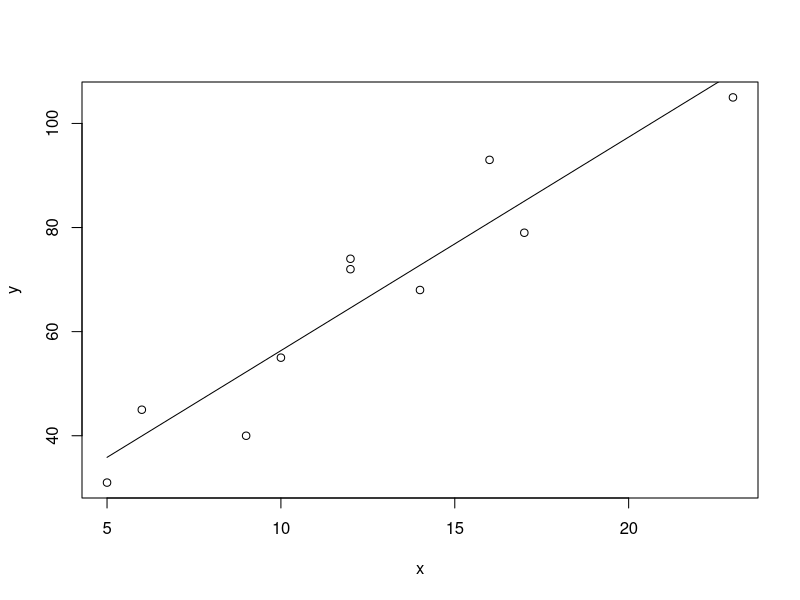
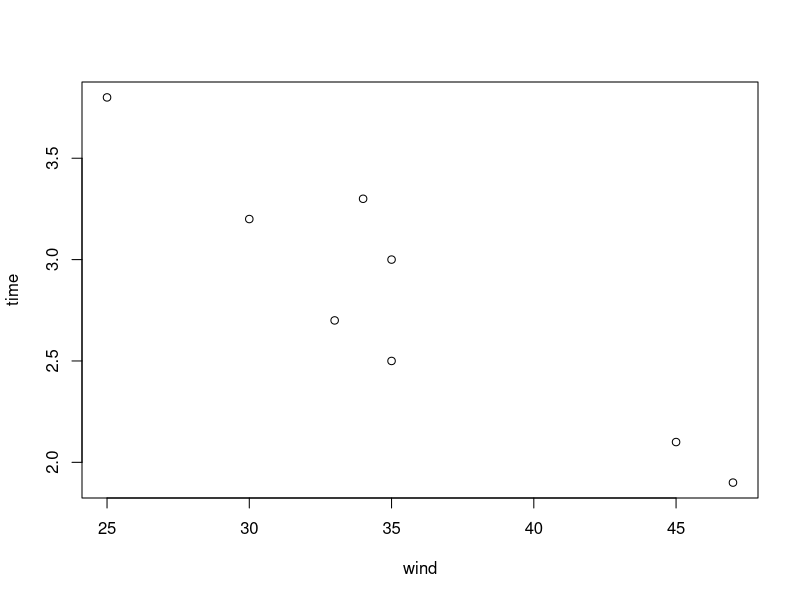
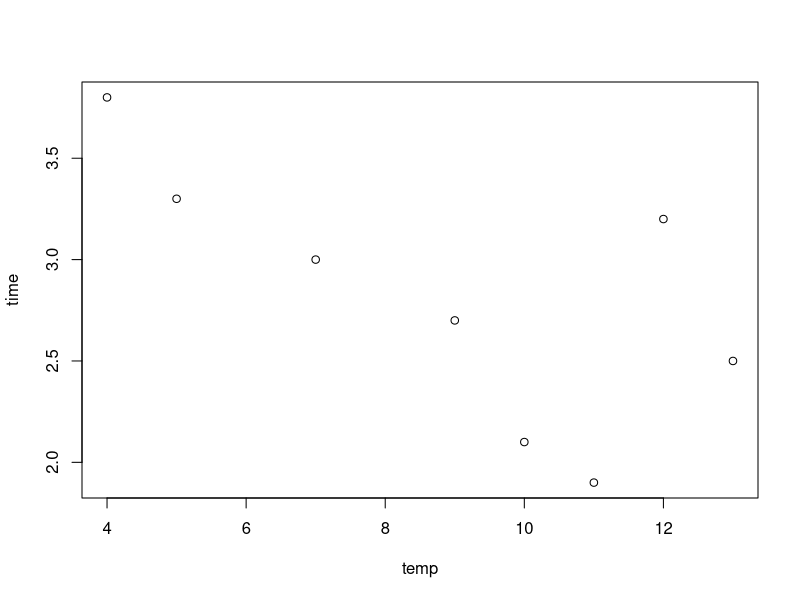

Recreate these plots in R, in order.
## Test Preparation List 13

## Ex 1 - Testing hypothesis for mean:

x = c(123.6, 118.5, 131.1, 122.6, 121.9, 125.1, 119.7)

alpha = 0.05

## since sigma is unknown, we use testing hypothesis for mean:
## (otherwise, if sigma would be known, we would use z.test)

t.test(x, mu = 120, alternative="greater", conf.level = 1 - alpha)

## since p-value = 0.042 < alpha = 0.05, we REJECT H_0 in favor of H_1
## => Therefore, the interpretation:
## -> Airport area is dangerous for humans in terms of creative noise.

## same using formula:

n = length(x)
mu_0 = 120
t_0 = (mean(x) - mu_0) * sqrt(n)  / sd(x)
t_0

## Ex 2 Testing hypothesis for variance:

x = c(5.0, 3.8, 4.1, 4.4, 4.0)

alpha = 0.1

## since we are testing variance, we use:

library("TeachingDemos")
sigma.test(x, sigmasq = 0.05, alternative = "two.sided", conf.level = 1 - alpha)

## since p-value = 0.0031 < alpha = 0.1, we REJECT H_0 in favor of H_1
## => Therefore, the interpretation:
## -> The variance of the hole depth is NOT equal to 0.05 cm2.

## same using formula:

n = length(x)
chi_0_2 = (n - 1) * var(x) / 0.05
chi_0_2

## Ex 3

a1 = c(15.1, 14.7, 15.5, 14.1, 15.2, 17.0)
a2 = c(13.8, 15.4, 15.2, 13.3, 14.8)

alpha = 0.05

## testing variance (sigma1_2 = sigma2_2 or not): (if we have homogeneity of variances or not)

var.test(a1, a2, alternative = "two.sided", conf.level = 1 - alpha)

## since p-value = 0.92 > alpha = 0.05, we do NOT reject H_0 in favor of H_1.
## => Therefore, we may assume that we have homogeneity of variances, i.e., sigma1_2 = sigma2_2.

## testing mean hypothesis:

t.test(a1, a2, var.equal = TRUE, alternative = "greater", conf.level = 1 - alpha)

## since, p-value = 0.1 > alpha = 0.05, we do NOT reject H_0 in favor of H_1
## -> which confirms our previous assumption.
## => Interpretation: the second robotic arm performs activities slower than the first.

## Ex 4

m1 = c(4.3, 4.7, 4.8, 4.7)
m2 = c(4.7, 4.8, 4.5, 4.7)
m3 = c(5.1, 4.9, 4.9, 5.2)

alpha = 0.05

## 4a) homogeneity of variance (if sigma1_2 = sigma2_2 = sigma3_2 or not):

names = rep(c("1", "2", "3"), each=length(m1))
values = c(m1, m2, m3)
bartlett.test(values~names)

## since p-value = 0.64 > alpha = 0.05, we do NOT reject H_0 in favor of H_1.
## => Therefore, we may assume that we have homogeneity of variances, i.e., sigma1_2 = sigma2_2 = sigma3_2.

## 4b) equality of the mean (if mu1_2 = mu2_2 = mu3_2 or not):

summary(aov(values~names))

## since Pr(>F) = 0.0178 < alpha = 0.05, we REJECT H_0 in favor of H_1
## => At least, one of means is different.

## 4c) Do m1 and m2 differ significantly from m3 in terms of mean size measured?

TukeyHSD(aov(values~names))

## p-value m1-m3 = 0.022 < alpha = 0.05;
## p-value m2-m3 = 0.042 < alpha = 0.05
## => we REJECT H_0 in favor of H_1 for both m1-m3 and m2-m3 relations
## => Interpretation: m1 and m3 differ significantly in terms of mean size as well as m2 and m3.

## Ex 5

x = c(5, 6, 9, 10, 12, 12, 14, 16, 17, 23)
y = c(31, 45, 40, 55, 72, 74, 68, 93, 79, 105)

## 5a) checking type of relationship between x and y:

plot(x, y) ## => linear relationship

## 5b) correlation coefficient:

cor(x, y) ## = 0.94 => very strong correlation

## 5c) linear regression equation:

summary(lm(y~x)) ## => y_hat = b1_hat * x + b0_hat = 4.1 * x + 15.34 (from "Estimate" column).


## => Interpretation:
## -> when the amount of row material increases by 1 kg, 
## -> the amount of chemical production increases by 4.1.

## 5d) significance of linear regression:

## From "Pr(>|t|)" column: p-value = 4.96e-05 < alpha = 0.05, we REJECT H_0 in favor of H_1
## => Interpretation: b1_hat is NOT equal to zero => it is significant.

## 5e) adding a linear regression function to an existing scatter plot:

curve(4.1014 * x + 15.3430, add = TRUE)

## 5f) Determine the amount of raw material used after using 15 liters of raw material:

4.1014 * 15 + 15.3430 ## 15 instead of x

## or we can use R-function:

predict(lm(y~x), data.frame(x = 15))

## 5g) coefficient of determination:

## From "Multiple R-squared" column R^2 = 0.8853 => that's a good fit.

## Ex 6 (same as Ex 5 but for multiple regression)

time = c(2.1, 3.2, 2.7, 2.5, 3.3, 3.8, 1.9, 3.0)
wind = c(45, 30, 33, 35, 34, 25, 47, 35)
temp = c(10, 12, 9, 13, 5, 4, 11, 7)

## 6a)

plot(wind, time)
plot(temp, time)

## 6b)

cor(wind, time) ## = -0.92 => very strong correlation
cor(temp, time) ## = -0.67 => very strong correlation

## 6c) multiple linear regression equation:

summary(lm(time~wind+temp)) ## y_hat = -0.068 * x_wind -0.065 * x_temp + 5.81

## 6d) significance of multiple linear regression:

## From "Pr(>|t|)" column: 
## -> p-value for wind = 0.001 < alpha = 0.05, we REJECT H_0 in favor of H_1;
## -> p-value for wind = 0.033 < alpha = 0.05, we REJECT H_0 in favor of H_1
## => Interpretation: b1_hat and b2_hat are NOT equal to zero => they are significant.

## 6e) Determine the ship travel time with wind speed 35km/h and 6 C as the temperature at the water surface:

predict(lm(time~wind+temp), data.frame(wind = 35, temp = 6))

## 6f) coefficient of multiple determination:

## From "Multiple R-squared" column R^2 = 0.95 => that's very good fit.
